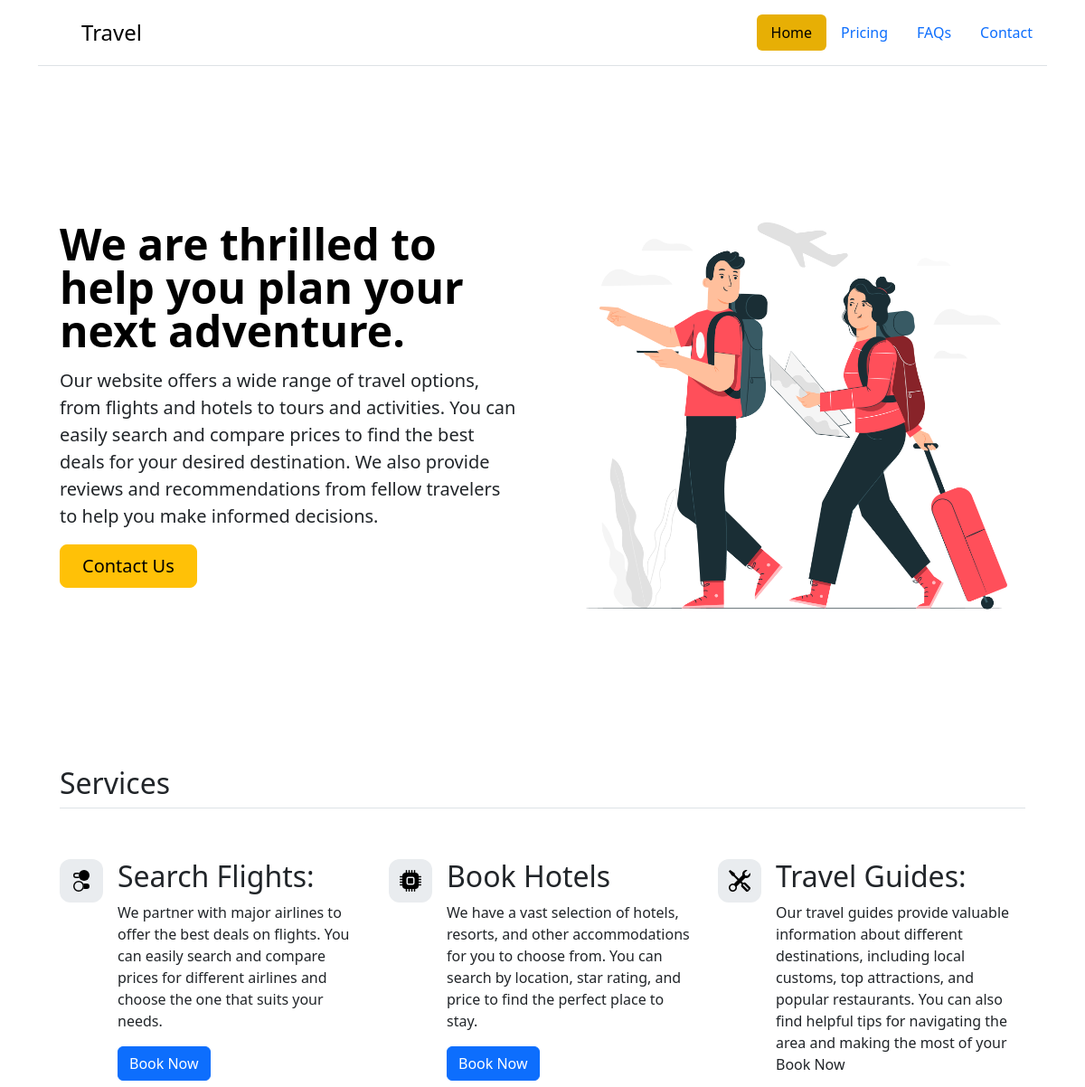
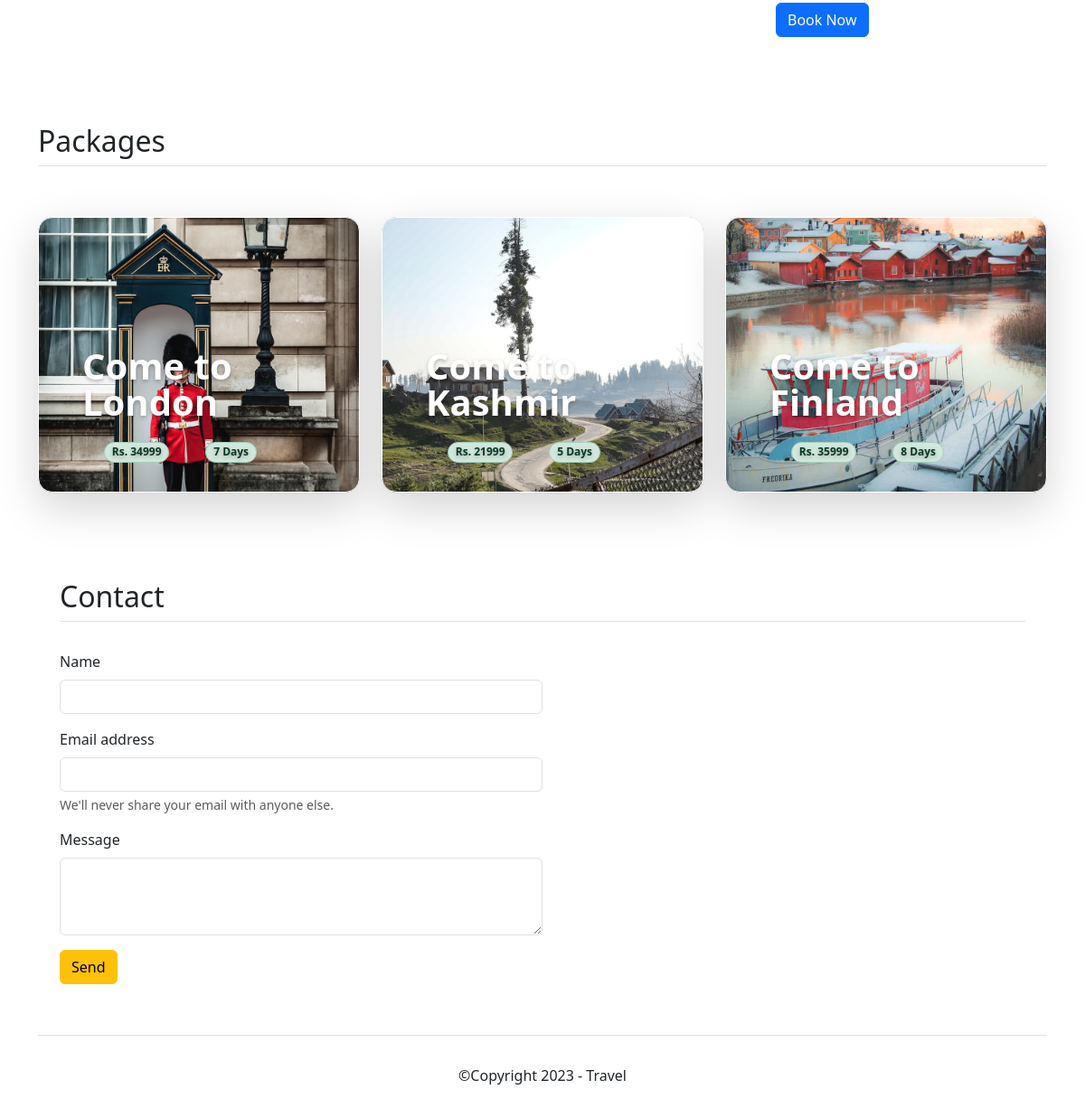
The page / on the database its author committed (2 pictures, top to bottom).
### home/models.py (models this page shows, shortened)
class Packages(models.Model):
    slug = models.SlugField()
    image = models.ImageField()
    title = models.CharField(max_length=255)
    subtitle = models.CharField(max_length=255)
    package_details_subtitle = models.CharField(max_length=255)
    package_details = models.CharField(max_length=500)
    days = models.IntegerField()
    price = models.IntegerField()

### home/views.py (the view)
# urls.py: path('', views.home),
def home(request):
    if request.method == 'POST':
        name = request.POST['name']
        email = request.POST['email']
        message = request.POST['message']
        contact = Contact(name=name, email=email, message=message)
        contact.save()
    packages = Packages.objects.all()
    context = {'packages':packages}
    return render(request, 'index.html', context)

### home/templates/index.html (shortened to what this page needs)
{% load static %}
{% include 'header.html' %}
        <div class="container col-xxl-12 px-4 py-5">
            <div class="row flex-lg-row-reverse align-items-center g-5 py-5">
              <div class="col-10 col-sm-8 col-lg-6">
                <img src="{%static '/assets/hero_vector.jpg' %}" class="d-block mx-lg-auto img-fluid" alt="hero" width="900" height="700" loading="lazy">
              </div>
              <div class="col-lg-6">
                <h1 class="display-5 fw-bold text-body-emphasis lh-1 mb-3">We are thrilled to help you plan your next adventure. </h1>
                <p class="lead">Our website offers a wide range of travel options, from flights and hotels to tours and activities. You can easily search and compare prices to find the best deals for your desired destination. We also provide reviews and recommendations from fellow travelers to help you make informed decisions.</p>
                <div class="d-grid gap-2 d-md-flex justify-content-md-start">
                  <button type="button" class="btn btn-warning btn-lg px-4 me-md-2">Contact Us</button>
                </div>
              </div>
            </div>
          </div>
        <div class="container px-4 py-5" id="hanging-icons">
          <h2 class="pb-2 border-bottom">Services</h2>
          <div class="row g-4 py-5 row-cols-1 row-cols-lg-3">
            <div class="col d-flex align-items-start">
              <div class="icon-square text-body-emphasis bg-body-secondary d-inline-flex align-items-center justify-content-center fs-4 flex-shrink-0 me-3">
                <svg class="bi" width="1em" height="1em"><use xlink:href="#toggles2"/></svg>
              </div>
              <div>
                <h3 class="fs-2">Search Flights:</h3>
                <p>We partner with major airlines to offer the best deals on flights. You can easily search and compare prices for different airlines and choose the one that suits your needs.</p>
                <a href="#" class="btn btn-primary">
                  Book Now
                </a>
              </div>
            </div>
            <div class="col d-flex align-items-start">
              <div class="icon-square text-body-emphasis bg-body-secondary d-inline-flex align-items-center justify-content-center fs-4 flex-shrink-0 me-3">
                <svg class="bi" width="1em" height="1em"><use xlink:href="#cpu-fill"/></svg>
              </div>
              <div>
                <h3 class="fs-2">Book Hotels</h3>
                <p>We have a vast selection of hotels, resorts, and other accommodations for you to choose from. You can search by location, star rating, and price to find the perfect place to stay.</p>
                <a href="#" class="btn btn-primary">
                  Book Now
                </a>
              </div>
            </div>
            <div class="col d-flex align-items-start">
              <div class="icon-square text-body-emphasis bg-body-secondary d-inline-flex align-items-center justify-content-center fs-4 flex-shrink-0 me-3">
                <svg class="bi" width="1em" height="1em"><use xlink:href="#tools"/></svg>
              </div>
              <div>
                <h3 class="fs-2">Travel Guides:</h3>
                <p>Our travel guides provide valuable information about different destinations, including local customs, top attractions, and popular restaurants. You can also find helpful tips for navigating the area and making the most of your Book Now</p>
                <a href="#" class="btn btn-primary">
                  Book Now
                </a>
              </div>
            </div>
          </div>
        </div>
        <class="container px-4 py-5" id="custom-cards">
          <h2 class="pb-2 border-bottom">Packages</h2>
          <div class="row row-cols-1 row-cols-lg-3 align-items-stretch g-4 py-5 overlay">
            {% for i in packages %}
            <div class="col">
              <a href="package/{{i.slug}}"><div class="card card-cover h-100 overflow-hidden text-bg-dark rounded-4 shadow-lg" style="background-image: url('static/assets/{{i.image.url}}');">
                <div class="d-flex flex-column h-100 p-5 pb-3 text-white text-shadow-1">
                  <h3 class="pt-5 mt-5 mb-4 display-6 lh-1 fw-bold">{{i.title}}</h3>
                  <ul class="d-flex list-unstyled mt-auto">
                    <li class="d-flex align-items-center me-3">
                      <svg class="bi me-2" width="1em" height="1em"><use xlink:href="#geo-fill"/></svg>
                      <small class="badge bg-success-subtle border border-success-subtle text-success-emphasis rounded-pill">Rs. {{i.price}}</small>
                    </li>
                    <li class="d-flex align-items-center">
                      <svg class="bi me-2" width="1em" height="1em"><use xlink:href="#calendar3"/></svg>
                      <small class="badge bg-success-subtle border border-success-subtle text-success-emphasis rounded-pill">{{i.days}} Days</small>
                    </li>
                  </ul>
                </div>
              </div></a>
              </div>
              {% endfor %}
              </div>
        <div class="container px-4 py-5">
        <h2 class="pb-2 border-bottom">Contact</h2>
<br>
      <div class="col-6">
        <form method="post">
          <div class="mb-3">
            <label for="exampleInputEmail1" class="form-label">Name</label>
            <input type="text" class="form-control" name="name">
          </div>
          <div class="mb-3">
            <label for="exampleInputEmail1" class="form-label">Email address</label>
            <input type="email" class="form-control"  name="email">
            <div id="emailHelp" class="form-text">We'll never share your email with anyone else.</div>
          </div>
          <div class="mb-3">
            <label for="exampleFormControlTextarea1" class="form-label">Message</label>
            <textarea class="form-control"  rows="3" name="message"></textarea>
          </div>
          <button class="btn btn-warning btn-md" type="submit">Send</button>
        </form>
      </div>
    </div>
      {% include 'footer.html' %}

### home/static/css/styles.css (style rules this page uses)
.bi { vertical-align: -.125em; fill: currentColor; }
.icon-square { width: 3rem; height: 3rem; border-radius: .75rem; }
.text-shadow-1 { text-shadow: 0 .125rem .25rem rgba(0, 0, 0, .25); }
.card-cover { background-repeat: no-repeat; background-position: center center; background-size: cover; }
a { text-decoration: none!important; }
.card { border-color:white; }

### rows shown on the page
Packages: image (picture), title "Come to London", price "34999", days "7"
Packages: image (picture), title "Come to Kashmir", price "21999", days "5"
Packages: image (picture), title "Come to Finland", price "35999", days "8"
